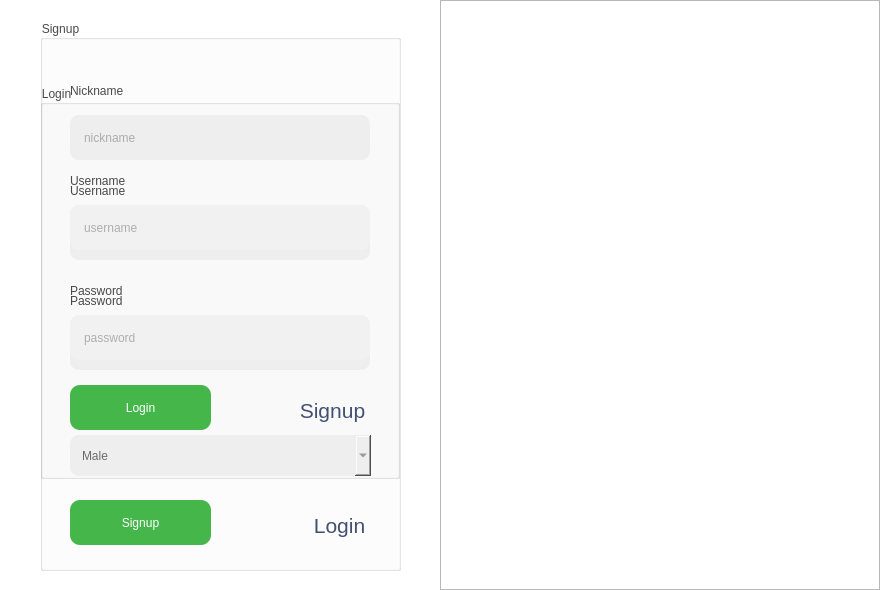
<?xml version="1.0" encoding="UTF-8"?>
<ui version="4.0">
 <class>LoginWindow</class>
 <widget class="QWidget" name="LoginWindow">
  <property name="geometry">
   <rect>
    <x>0</x>
    <y>0</y>
    <width>880</width>
    <height>590</height>
   </rect>
  </property>
  <property name="windowTitle">
   <string>Form</string>
  </property>
  <property name="autoFillBackground">
   <bool>false</bool>
  </property>
  <property name="styleSheet">
   <string notr="true">*{
	font: 18pt &quot;IRANSans Light&quot;;
	color: #494949;
}

QLineEdit, QComboBox{
	color: #6c6c6c;
	padding: 8px 12px;
	border-radius: 9px;
	background-color: #f1f1f1;
	font: 14pt &quot;IRANSans&quot;;
}

QPushButton#btnLogin, QPushButton#btnSignup{
	color: #fff;
	background-color: #45b649;
	border-radius: 10px;
	font: 15pt &quot;IRANSans&quot;;
}

QPushButton#btnLogin:hover, QPushButton#btnSignup:hover{
	background-color: rgb(63, 166, 66);
}

#LoginWindow {
	background-color: rgb(255, 255, 255);
}</string>
  </property>
  <widget class="QFrame" name="frame">
   <property name="geometry">
    <rect>
     <x>440</x>
     <y>0</y>
     <width>440</width>
     <height>590</height>
    </rect>
   </property>
   <property name="styleSheet">
    <string notr="true">#frame{
	background-color: qlineargradient(spread:pad, x1:0, y1:0, x2:1, y2:1, stop:0 rgba(69, 182, 73, 255), 	stop:1 rgba(220, 227, 91, 255));
}</string>
   </property>
   <property name="frameShape">
    <enum>QFrame::StyledPanel</enum>
   </property>
   <property name="frameShadow">
    <enum>QFrame::Raised</enum>
   </property>
   <widget class="QLabel" name="label_3">
    <property name="geometry">
     <rect>
      <x>70</x>
      <y>160</y>
      <width>311</width>
      <height>261</height>
     </rect>
    </property>
    <property name="styleSheet">
     <string notr="true">image: url(:/img/hero_logo.png);</string>
    </property>
    <property name="text">
     <string/>
    </property>
   </widget>
  </widget>
  <widget class="QGroupBox" name="gboxLogin">
   <property name="enabled">
    <bool>true</bool>
   </property>
   <property name="geometry">
    <rect>
     <x>40</x>
     <y>85</y>
     <width>360</width>
     <height>394</height>
    </rect>
   </property>
   <property name="styleSheet">
    <string notr="true"/>
   </property>
   <property name="title">
    <string>Login</string>
   </property>
   <property name="flat">
    <bool>false</bool>
   </property>
   <widget class="QLineEdit" name="txtUsername">
    <property name="geometry">
     <rect>
      <x>30</x>
      <y>120</y>
      <width>300</width>
      <height>45</height>
     </rect>
    </property>
    <property name="text">
     <string/>
    </property>
    <property name="placeholderText">
     <string>username</string>
    </property>
   </widget>
   <widget class="QPushButton" name="btnLogin">
    <property name="geometry">
     <rect>
      <x>30</x>
      <y>300</y>
      <width>141</width>
      <height>45</height>
     </rect>
    </property>
    <property name="cursor">
     <cursorShape>PointingHandCursor</cursorShape>
    </property>
    <property name="text">
     <string>Login</string>
    </property>
   </widget>
   <widget class="QLabel" name="label_2">
    <property name="geometry">
     <rect>
      <x>30</x>
      <y>190</y>
      <width>161</width>
      <height>31</height>
     </rect>
    </property>
    <property name="text">
     <string>Password</string>
    </property>
   </widget>
   <widget class="QLabel" name="label">
    <property name="geometry">
     <rect>
      <x>30</x>
      <y>80</y>
      <width>161</width>
      <height>31</height>
     </rect>
    </property>
    <property name="text">
     <string>Username</string>
    </property>
   </widget>
   <widget class="QLineEdit" name="txtPassword">
    <property name="geometry">
     <rect>
      <x>30</x>
      <y>230</y>
      <width>300</width>
      <height>45</height>
     </rect>
    </property>
    <property name="echoMode">
     <enum>QLineEdit::Password</enum>
    </property>
    <property name="placeholderText">
     <string>password</string>
    </property>
   </widget>
   <widget class="QPushButton" name="lblSignup">
    <property name="geometry">
     <rect>
      <x>260</x>
      <y>310</y>
      <width>65</width>
      <height>31</height>
     </rect>
    </property>
    <property name="cursor">
     <cursorShape>PointingHandCursor</cursorShape>
    </property>
    <property name="styleSheet">
     <string notr="true">QPushButton{
	font-size: 16pt;
	color: #425072;
	background-color: none;
	border: none;
}

QPushButton:hover{
	color: #29275f;
}</string>
    </property>
    <property name="text">
     <string>Signup</string>
    </property>
   </widget>
  </widget>
  <widget class="QGroupBox" name="gboxSignup">
   <property name="geometry">
    <rect>
     <x>40</x>
     <y>20</y>
     <width>361</width>
     <height>551</height>
    </rect>
   </property>
   <property name="title">
    <string>Signup</string>
   </property>
   <widget class="QLineEdit" name="txtUsername_2">
    <property name="geometry">
     <rect>
      <x>30</x>
      <y>195</y>
      <width>300</width>
      <height>45</height>
     </rect>
    </property>
    <property name="text">
     <string/>
    </property>
    <property name="placeholderText">
     <string>username</string>
    </property>
   </widget>
   <widget class="QLabel" name="label_4">
    <property name="geometry">
     <rect>
      <x>30</x>
      <y>265</y>
      <width>161</width>
      <height>31</height>
     </rect>
    </property>
    <property name="text">
     <string>Password</string>
    </property>
   </widget>
   <widget class="QPushButton" name="btnSignup">
    <property name="geometry">
     <rect>
      <x>30</x>
      <y>480</y>
      <width>141</width>
      <height>45</height>
     </rect>
    </property>
    <property name="cursor">
     <cursorShape>PointingHandCursor</cursorShape>
    </property>
    <property name="text">
     <string>Signup</string>
    </property>
   </widget>
   <widget class="QLabel" name="label_5">
    <property name="geometry">
     <rect>
      <x>30</x>
      <y>155</y>
      <width>161</width>
      <height>31</height>
     </rect>
    </property>
    <property name="text">
     <string>Username</string>
    </property>
   </widget>
   <widget class="QLineEdit" name="txtPassword_2">
    <property name="geometry">
     <rect>
      <x>30</x>
      <y>305</y>
      <width>300</width>
      <height>45</height>
     </rect>
    </property>
    <property name="echoMode">
     <enum>QLineEdit::Password</enum>
    </property>
    <property name="placeholderText">
     <string>password</string>
    </property>
   </widget>
   <widget class="QLabel" name="label_6">
    <property name="geometry">
     <rect>
      <x>30</x>
      <y>55</y>
      <width>161</width>
      <height>31</height>
     </rect>
    </property>
    <property name="text">
     <string>Nickname</string>
    </property>
   </widget>
   <widget class="QLineEdit" name="txtUsername_3">
    <property name="geometry">
     <rect>
      <x>30</x>
      <y>95</y>
      <width>300</width>
      <height>45</height>
     </rect>
    </property>
    <property name="text">
     <string/>
    </property>
    <property name="placeholderText">
     <string>nickname</string>
    </property>
   </widget>
   <widget class="QLabel" name="label_7">
    <property name="geometry">
     <rect>
      <x>30</x>
      <y>375</y>
      <width>161</width>
      <height>31</height>
     </rect>
    </property>
    <property name="text">
     <string>Gender</string>
    </property>
   </widget>
   <widget class="QComboBox" name="comboBox">
    <property name="geometry">
     <rect>
      <x>30</x>
      <y>415</y>
      <width>301</width>
      <height>41</height>
     </rect>
    </property>
    <item>
     <property name="text">
      <string>Male</string>
     </property>
    </item>
    <item>
     <property name="text">
      <string>Female</string>
     </property>
    </item>
   </widget>
   <widget class="QPushButton" name="lblLogin">
    <property name="geometry">
     <rect>
      <x>274</x>
      <y>490</y>
      <width>51</width>
      <height>31</height>
     </rect>
    </property>
    <property name="cursor">
     <cursorShape>PointingHandCursor</cursorShape>
    </property>
    <property name="styleSheet">
     <string notr="true">QPushButton{
	font-size: 16pt;
	color: #425072;
	background-color: none;
	border: none;
}

QPushButton:hover{
	color: #29275f;
}</string>
    </property>
    <property name="text">
     <string>Login</string>
    </property>
   </widget>
  </widget>
  <zorder>gboxSignup</zorder>
  <zorder>gboxLogin</zorder>
  <zorder>frame</zorder>
 </widget>
 <tabstops>
  <tabstop>txtUsername</tabstop>
  <tabstop>txtPassword</tabstop>
  <tabstop>btnLogin</tabstop>
 </tabstops>
 <resources/>
 <connections/>
</ui>
